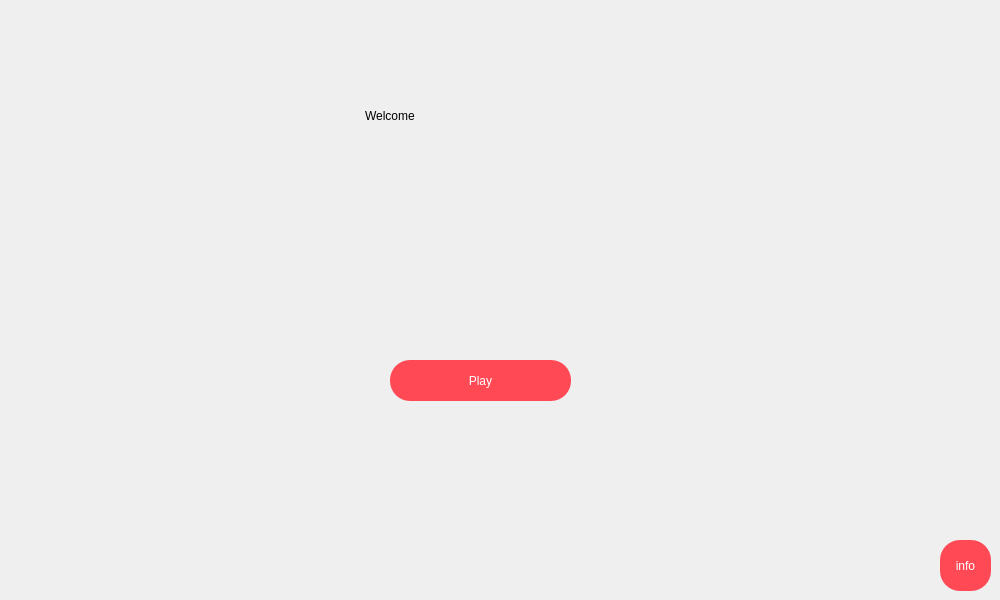
    <widget class="QWidget" name="main_menu_0">
     <property name="styleSheet">
      <string notr="true">QWidget#main_menu_0{
background-color:qlineargradient(spread:pad, x1:0.089, y1:0.136364, x2:1, y2:1, stop:0 #1E90FF, stop:1 #87CEFA);
}</string>
     </property>
     <widget class="QPushButton" name="Play_btn">
      <property name="geometry">
       <rect>
        <x>390</x>
        <y>360</y>
        <width>181</width>
        <height>41</height>
       </rect>
      </property>
      <property name="styleSheet">
       <string notr="true">QPushButton{
border-radius: 20px;
color: rgb(255, 255, 255);
font: 14pt &quot;MS Reference Sans Serif&quot;;
background-color: rgb(255, 74, 86);
}
QPushButton:hover {
    background-color: #ed3743;
}</string>
      </property>
      <property name="text">
       <string>Play</string>
      </property>
     </widget>
     <widget class="QLabel" name="Welcome">
      <property name="geometry">
       <rect>
        <x>365</x>
        <y>70</y>
        <width>281</width>
        <height>91</height>
       </rect>
      </property>
      <property name="styleSheet">
       <string notr="true">font: 36pt &quot;MS Reference Sans Serif&quot;;
colro :white;</string>
      </property>
      <property name="text">
       <string>Welcome</string>
      </property>
     </widget>
     <widget class="QPushButton" name="info_btn">
      <property name="geometry">
       <rect>
        <x>940</x>
        <y>540</y>
        <width>51</width>
        <height>51</height>
       </rect>
      </property>
      <property name="styleSheet">
       <string notr="true">border-radius: 20px;
color: rgb(255, 255, 255);
font: 14pt &quot;MS Reference Sans Serif&quot;;
background-color: rgb(255, 74, 86);</string>
      </property>
      <property name="text">
       <string>info</string>
      </property>
     </widget>
     <widget class="QLabel" name="logo_main">
      <property name="geometry">
       <rect>
        <x>450</x>
        <y>170</y>
        <width>121</width>
        <height>81</height>
       </rect>
      </property>
      <property name="text">
       <string/>
      </property>
     </widget>
    </widget>
